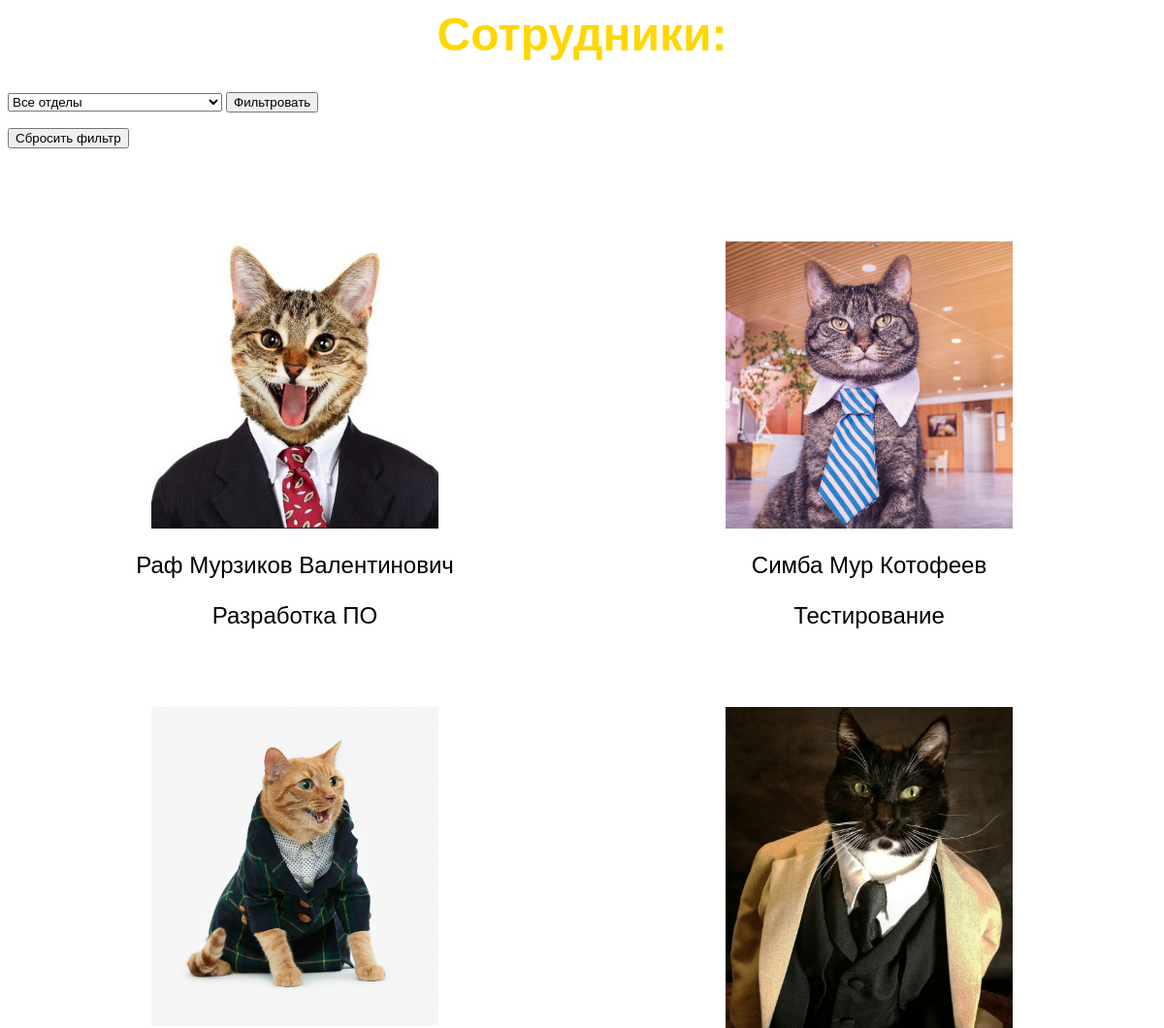
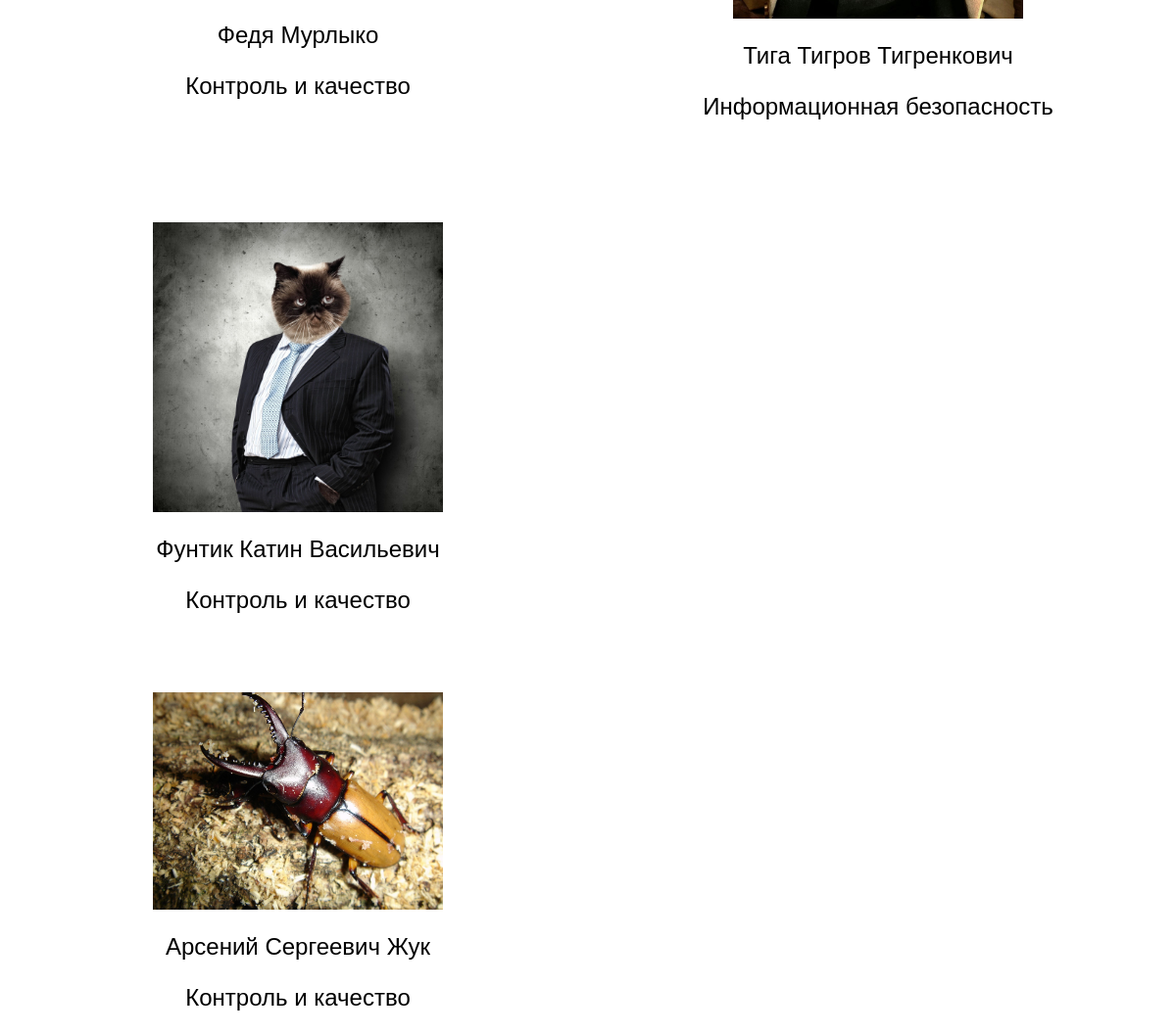
/employees/, run on an earlier commit of the app's database (2 pictures, top to bottom).
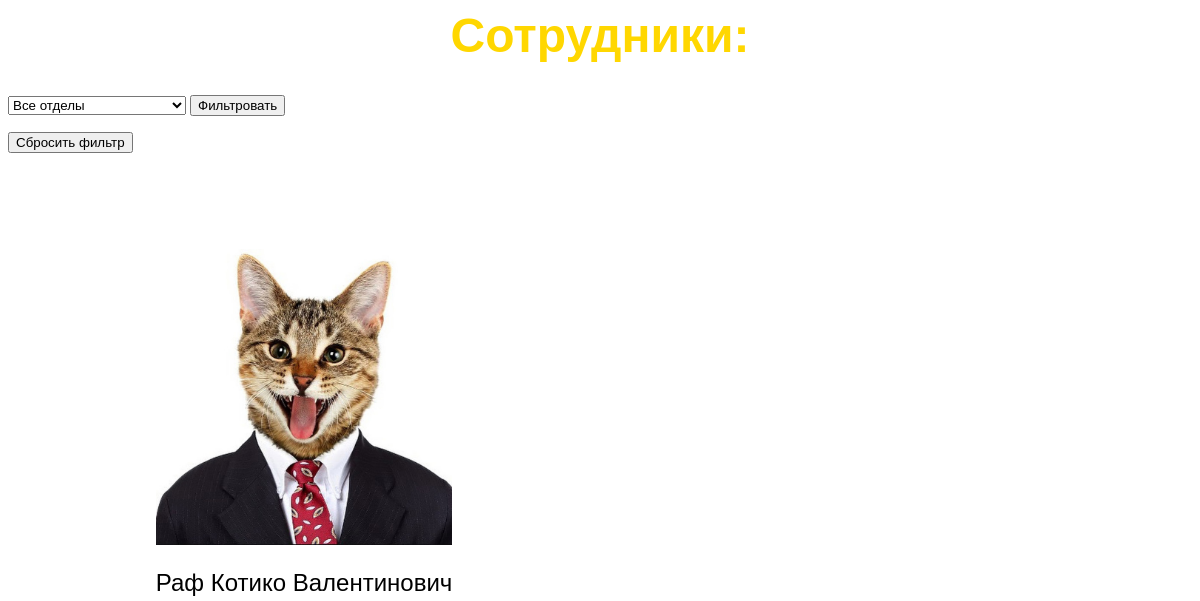
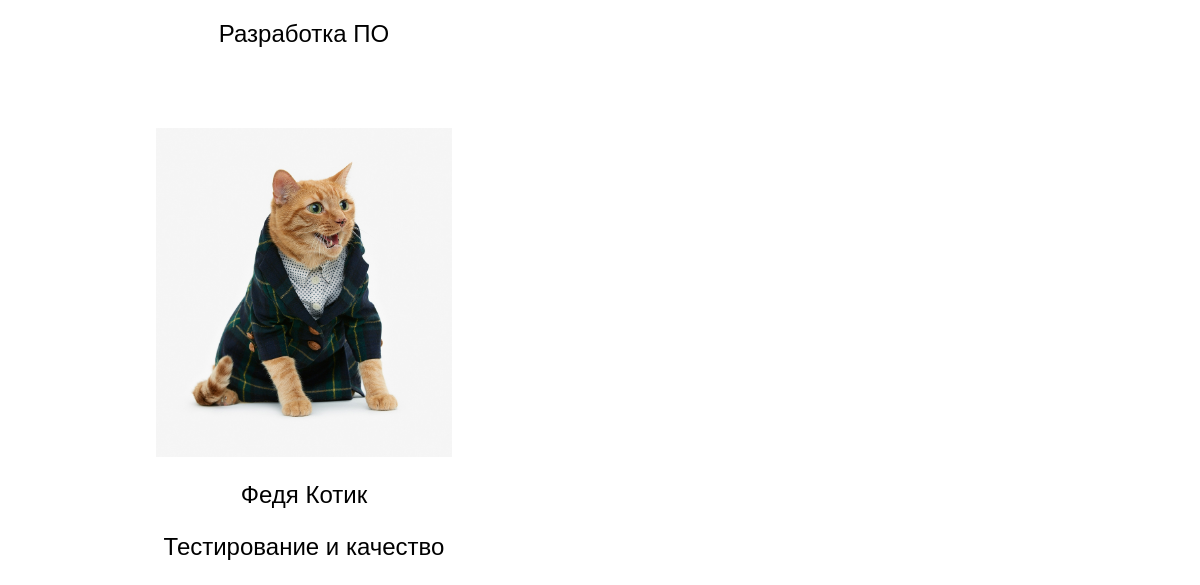
And on a later commit of the database (2 pictures, top to bottom).
### spiderapp/models.py (models this page shows, shortened)
class Employee(models.Model):
    last_name = models.CharField(max_length=100)
    first_name = models.CharField(max_length=100)
    middle_name = models.CharField(max_length=100, blank=True)  # Отчество (может быть пустым)
    photo = models.ImageField(upload_to='employee_photos/')
    department = models.ForeignKey(Department, on_delete=models.CASCADE)

class Department(models.Model):
    name = models.CharField(max_length=100)
    floor = models.IntegerField()
    def __str__(self):
        return self.name

### spiderapp/views.py (the view)
# urls.py: path('employees/', employee_view, name='employees'),
def employee_view(request):
    employees = Employee.objects.all()
    departments = Department.objects.all()
    department_id = request.GET.get('department')  # Получите выбранный отдел из параметров запроса
    reset = request.GET.get('reset')  # Получите параметр сброса фильтрации
    if reset:
        department_id = None  # Сбросить выбранный отдел
    return render(request, 'spiderapp/employee.html',
                  {'employees': employees, 'departments': departments, 'department_id': department_id})

### spiderapp/templates/spiderapp/employee.html (shortened to what this page needs)
{% load static %}
<html lang="en">
<head>
    <link rel="stylesheet" href="{% static 'css/employee.css' %}">
</head>
<body>
<h1>Сотрудники:</h1>
<form action="{% url 'filter_employees' %}" method="GET">
    <select name="department">
    <option value="" {% if not department_id %}selected{% endif %}>Все отделы</option>
</select>
    <button type="submit">Фильтровать</button>
</form>
<form action="{% url 'employees' %}" method="GET">
    <button type="submit">Сбросить фильтр</button>
</form>
<div class="employee-container">
  {% for employee in employees %}
  <div>
    <img class="employee-photo" src="{{ employee.photo.url }}">
    <p class="employee-info">{{ employee.first_name }} {{ employee.last_name }} {{ employee.middle_name }}</p>
    <p class="employee-info">{{ employee.department }}</p>
  </div>
  {% if forloop.counter|divisibleby:2 and not forloop.last %}
</div>
<div class="employee-container">
  {% endif %}
  {% endfor %}
</div>
</body>
</html>

### spiderapp/static/css/employee.css (style rules this page uses)
div.employee-container { width: 50%; float: left; text-align: center; }
img.employee-photo { display: block; margin-top: 80px; margin-left: auto; margin-right: auto; max-width: 50%; max-height: 50%; }
p.employee-info { font-family: 'Better VCR', sans-serif; color: #000000; font-size: 150%; text-align: center; }
h1 { text-align: center; font-family: 'Better VCR', sans-serif; color: #FFD700;; font-size: 300%; }

What changed in the data, as far as the page shows it:
removed Employee: photo (picture), first_name "Симба", last_name "Мур", middle_name "Котофеев", department "Тестирование"
removed Employee: photo (picture), first_name "Тига", last_name "Тигров", middle_name "Тигренкович", department "Информационная безопасность"
removed Employee: photo (picture), first_name "Фунтик", last_name "Катин", middle_name "Васильевич", department "Контроль и качество"
removed Employee: photo (picture), first_name "Арсений", last_name "Сергеевич", middle_name "Жук", department "Контроль и качество"
changed Employee "Раф": last_name "Мурзиков" → "Котико"
changed Employee "Федя": last_name "Мурлыко" → "Котик"; department "Контроль и качество" → "Тестирование и качество"
